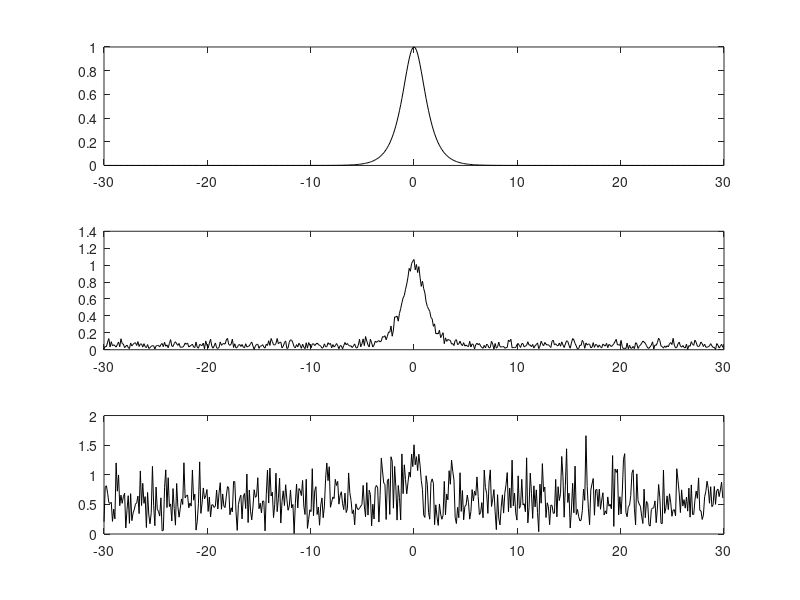
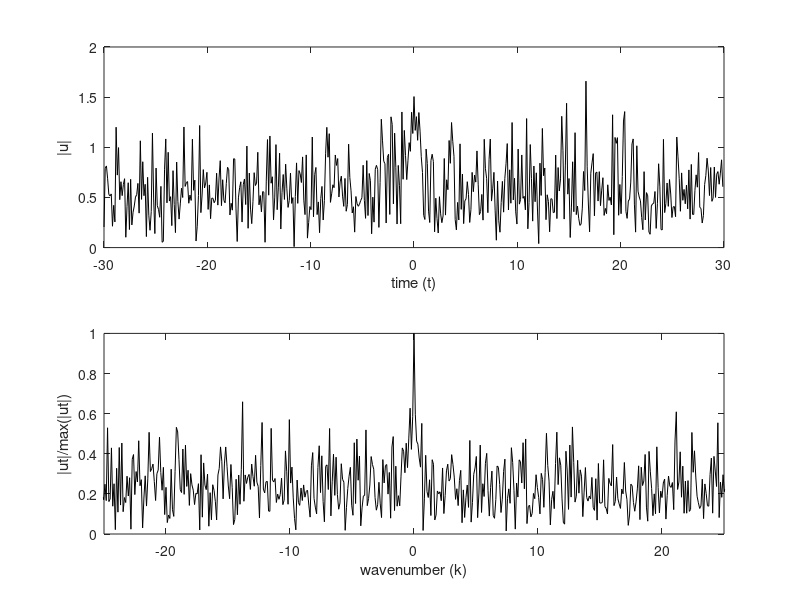
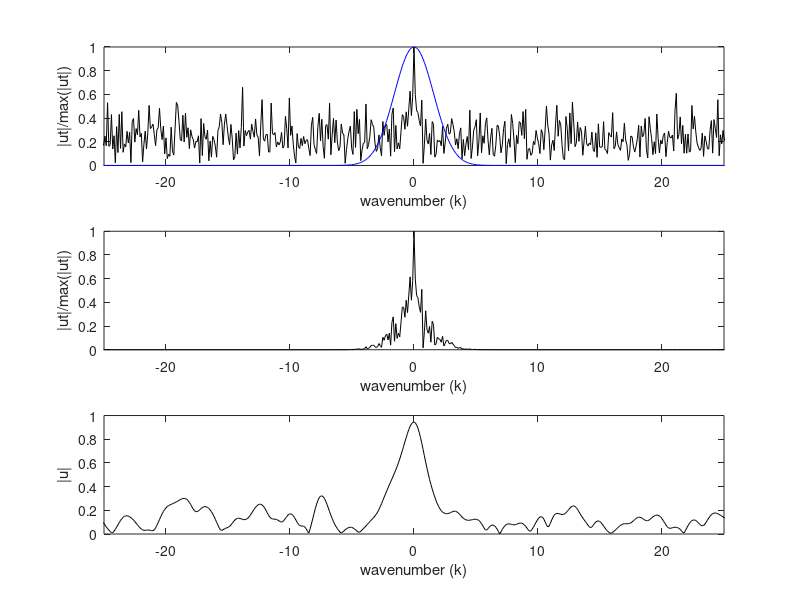

MATLAB code for these plots, in order:
clear all; close all; clc;

L=30; 
n=512;

t2=linspace(-L,L,n+1); t=t2(1:n);  % define the time discretization
k=(2*pi/(2*L))*[0:(n/2-1) -n/2:-1];    % frequency components of FFT

u=sech(t);                  % ideal signal in the time domain
figure(1), subplot(3,1,1), plot(t,u,'k'), hold on
noise=1;
ut=fft(u);                  % FFT the function
utn=ut+noise*(randn(1,n)+i*randn(1,n));
un=ifft(utn);
figure(1), subplot(3,1,2), plot(t,abs(un),'k'), hold on
noise=10;
ut=fft(u);                  % FFT the function
utn=ut+noise*(randn(1,n)+i*randn(1,n));
un=ifft(utn);
figure(1), subplot(3,1,3), plot(t,abs(un),'k'), hold on

figure
subplot(2,1,1), plot(t,abs(un),'k')
axis ([-30 30 0 2])
xlabel ('time (t)'), ylabel('|u|')
subplot(2,1,2)
plot(fftshift(k),abs(fftshift(utn))/max(abs(fftshift(utn))),'k')
axis ([-25 25 0 1])
xlabel('wavenumber (k)'), ylabel('|ut|/max(|ut|)')

filter=exp(-0.2*(k).^2);            %filter, -0..*k is width of filter (higher is smaller width)
unft=filter.*utn;                   %filter times noise makes all 0 outside filter
unf=ifft(unft);                     %inverse so no fftshift needed for graph

figure
subplot(3,1,1)
plot(fftshift(k),abs(fftshift(utn))/max(abs(fftshift(utn))),'k',fftshift(k),fftshift(filter),'b')
axis ([-25 25 0 1])
xlabel('wavenumber (k)'), ylabel('|ut|/max(|ut|)')
subplot(3,1,2)
plot(fftshift(k),abs(fftshift(unft))/max(abs(fftshift(unft))),'k')
axis ([-25 25 0 1])
xlabel('wavenumber (k)'), ylabel('|ut|/max(|ut|)')
subplot(3,1,3)
plot(fftshift(k),abs((unf)),'k')
axis ([-25 25 0 1])
xlabel('wavenumber (k)'), ylabel('|u|')
